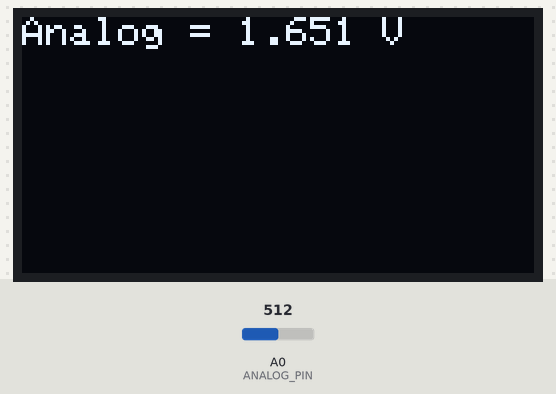
This sketch was run on a simulated Arduino Uno, built with avr-gcc and run on an emulated ATmega328P. Shown: 128×64 one-colour display. The inputs (shaded band) are chosen by the test bench; at power-on: A0 (ANALOG_PIN) = 512.

Above: at 1.2 s.
1.3 s: A0 (ANALOG_PIN) set to 716
At 2.1 s:
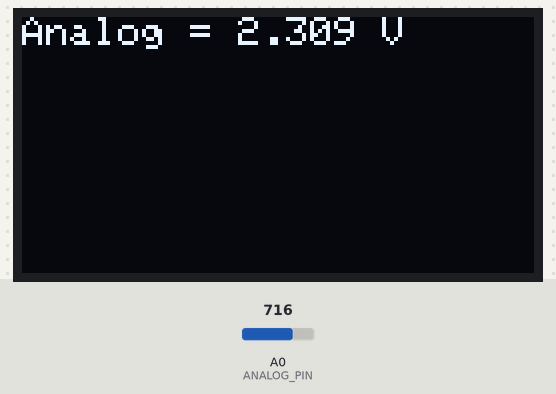
2.9 s: A0 (ANALOG_PIN) set to 900
At 4.2 s:
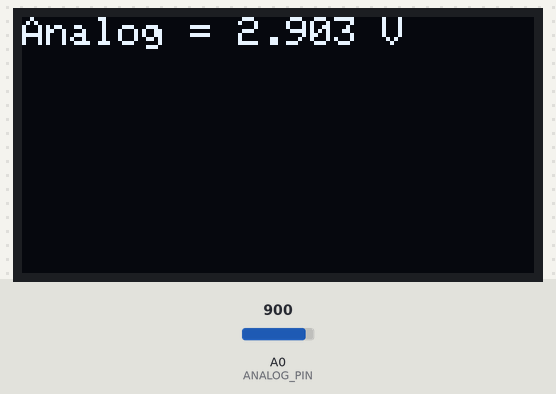
4.5 s: A0 (ANALOG_PIN) set to 1023
At 5.7 s:
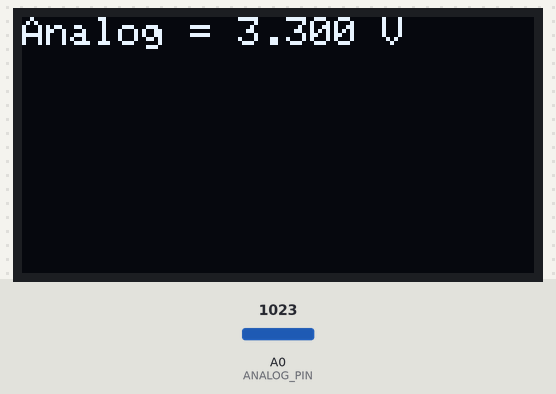
Timing chart, 0 to 7.5 s (numbered marks = the images above; inputs shaded):
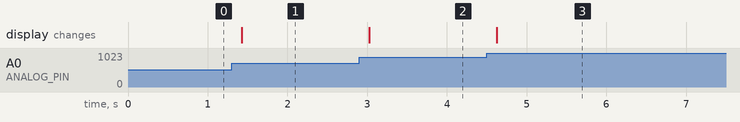

Measured:
- after the input at 1.3 s, the display: changes after 0.13 s (image 1)
- after the input at 2.9 s, the display: changes after 0.13 s (image 2)
- after the input at 4.5 s, the display: changes after 0.13 s (image 3)

The sketch:

Analog_print_OLEDs_Volat.ino
```cpp
#include <stdio.h>      // include file stdio.h for function sprintf()
#define ANALOG_PIN A0   // Analog input at pin An 0.
int analogValue = 0;    // variable to store analog value

#include <Wire.h>                   // Include library
#include <Adafruit_GFX.h>
#include <Adafruit_SSD1306.h>

#define SCREEN_WIDTH 128
#define SCREEN_HEIGHT 64

Adafruit_SSD1306 display(SCREEN_WIDTH,SCREEN_HEIGHT,&Wire,-1);

void setup()
{
  Serial.begin(115200);   // set serial port at 9600 bps
     if(!display.begin(SSD1306_SWITCHCAPVCC, 0x3C)){
    Serial.println(F("SSD1306 allocation failed"));
    for(;;);
  }
  display.clearDisplay();
  display.setTextColor(WHITE);
}

void loop()
{
  String text = "Analog = ";
  char str[5];                            // Declare string variable
  int temp;                               // Temporary variable.
  analogValue = analogRead(ANALOG_PIN);   // Read analog input at pin An 0.
  temp = analogValue * 3.3 / 1023 * 1000; // convert to volt and scale *1000
  sprintf(str, "%4d", temp);              // convert interger to string

  if (str[0] == ' ')  text +="0";
  else  text +=str[0];                   // print voltage in first digit
  text +=".";
  if (str[1] == ' ')  text +="0";
  else   text +=str[1];             // print voltage in 3rd digit (0.1 volt)
  if (str[2] == ' ')  text +="0";
  else   text +=str[2];             // print voltage in 4th digit (0.01 volt)
   text +=str[3];                   // print voltage in 5th digit (0.001 volt)
   text +=" V";
    display.clearDisplay();
    display.setTextSize(1);
    display.setCursor(0,0);

    display.print(text);
    display.display();
  delay(200);                             // wait 0.2 second
}
```
